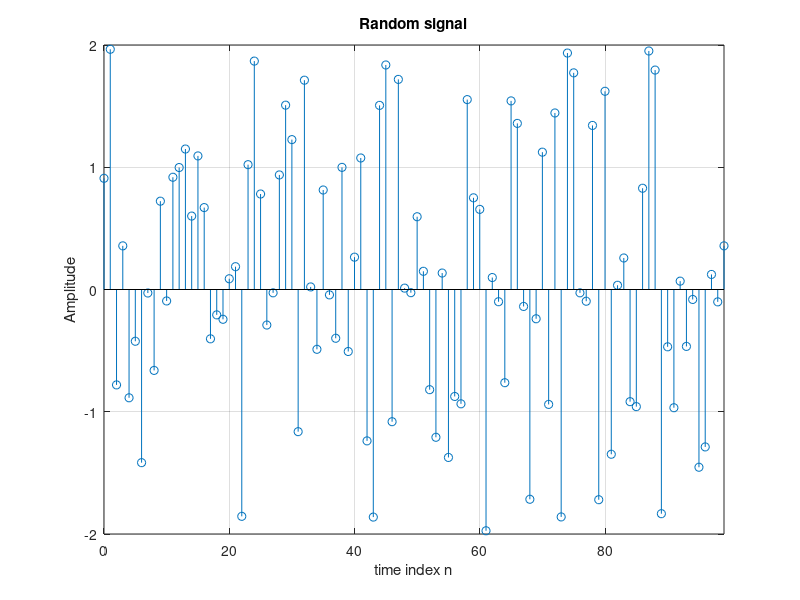

Reproduce this figure in MATLAB.
%Q1.26
clf;
n=0:99;
x = -2 +4*rand(1,100);
stem(n,x);
axis([0,99,-2,2]);
title('Random signal');
xlabel('time index n');
ylabel('Amplitude');
grid;
